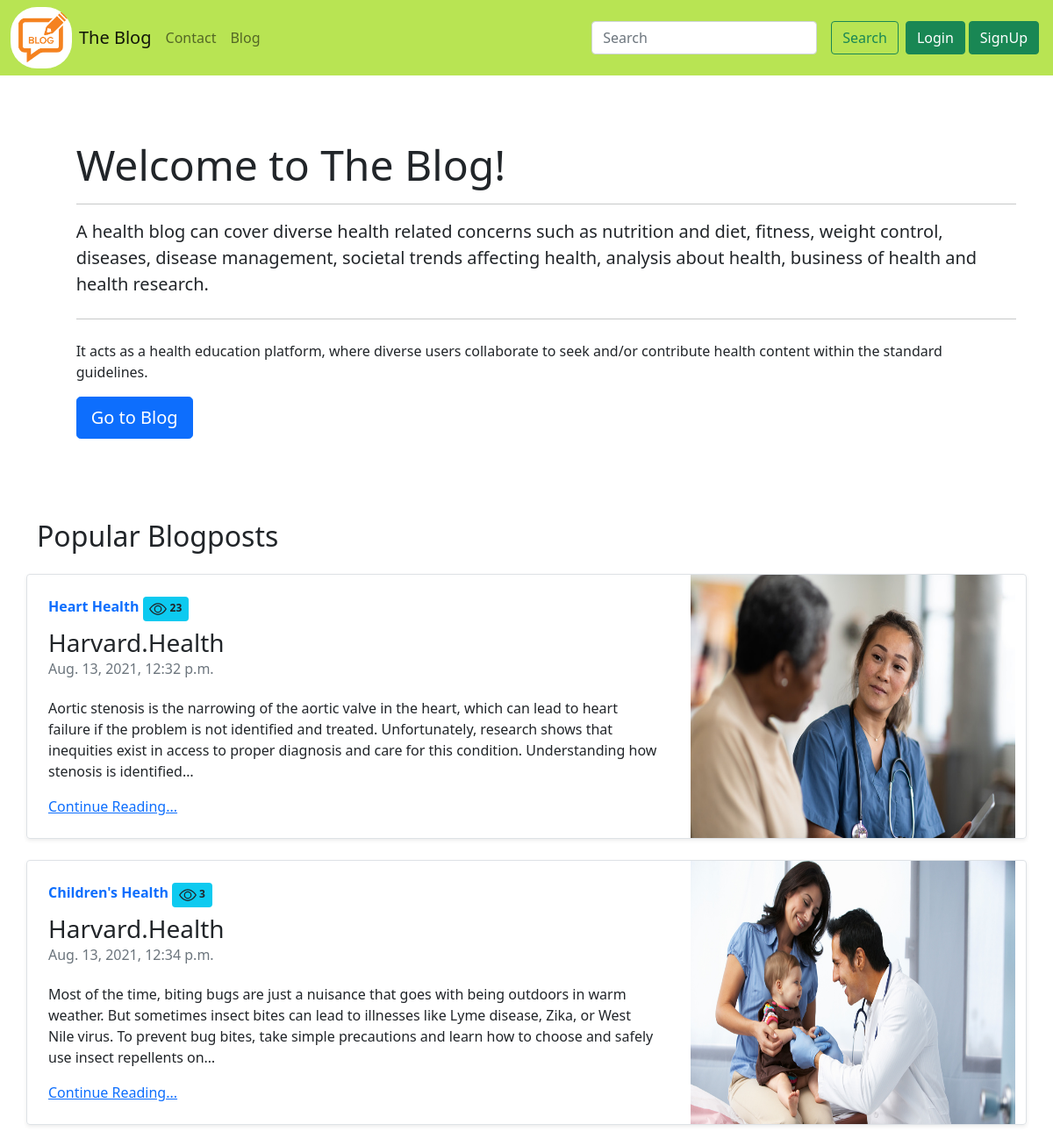
/, run on an earlier commit of the app's database.
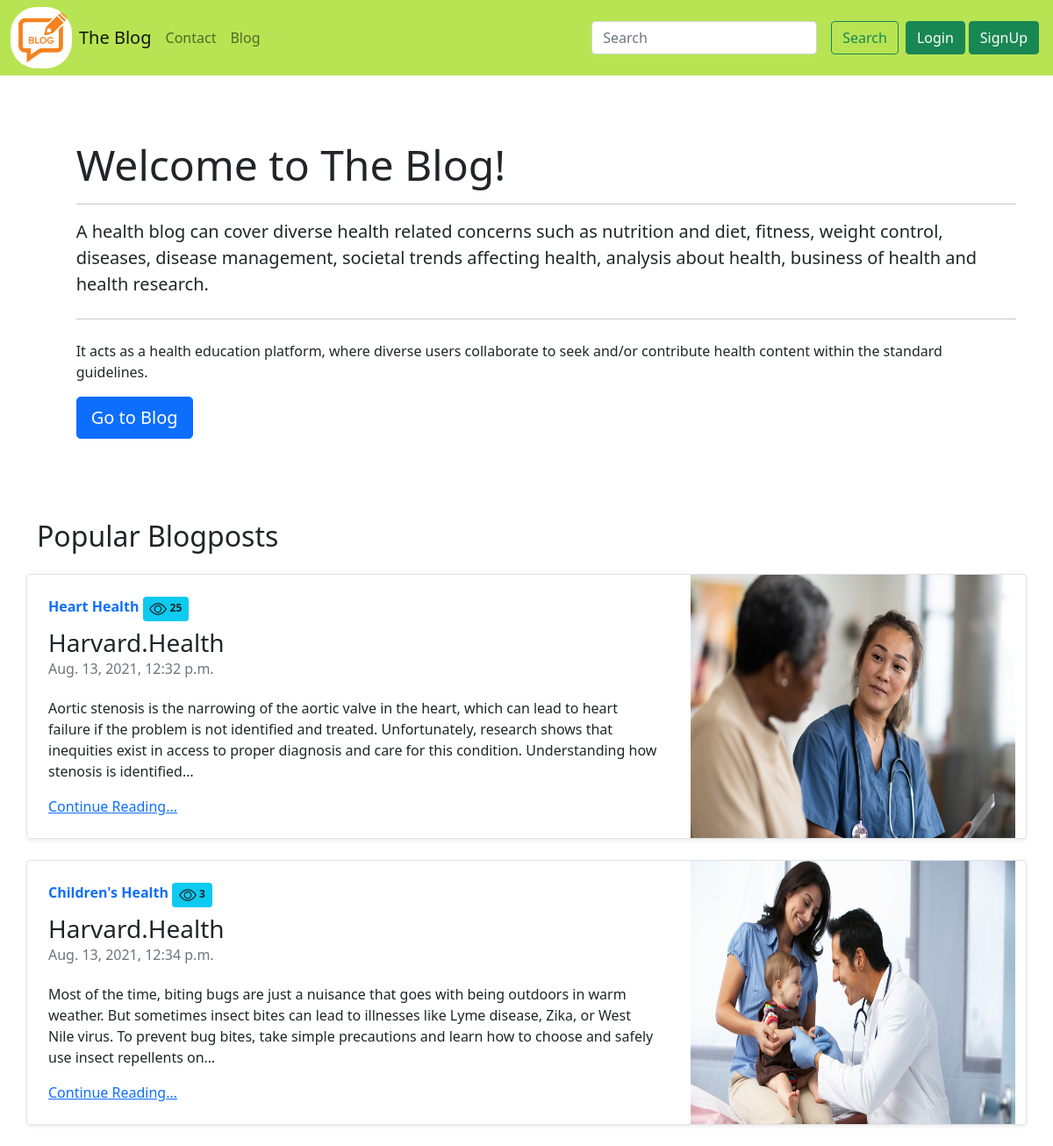
And on a later commit of the database.
### Blogger/models.py (models this page shows, shortened)
class Post(models.Model):
    sno = models.AutoField(primary_key=True)
    title = models.CharField(max_length=255)
    author = models.CharField(max_length=255)
    views = models.IntegerField(default=0)
    content = models.TextField()
    slug = models.SlugField(max_length=255, blank=True)
    timeStamp = models.DateTimeField(blank=True)
    image = models.ImageField(upload_to="Blogger/blog_img", default = "")

### Home/views.py (the view)
# urls.py: path('', views.blank, name='blank'),
def blank(request):
    allPosts = Post.objects.all().order_by('-views')
    context = {"allPosts":allPosts}
    return render(request,'Home/home.html',context)

### templates/home/home.html (shortened to what this page needs)
{% extends 'Home/basic.html' %}
{% block body %}
<div class="container my-3"
    style="background-color: white;padding-left: 1.5cm;padding-top: 1.5cm;padding-bottom: 2cm;">
    <div class="jumbotron">
        <h1 class="display-5">Welcome to The Blog!</h1>
        <hr>
        <p class="lead">A health blog can cover diverse health related concerns such as nutrition and diet, fitness, weight control, diseases, disease management, societal trends affecting health, analysis about health, business of health and health research.</p>
        <hr class="my-4">
        <p>It acts as a health education platform, where diverse users collaborate to seek and/or contribute health content within the standard guidelines.</p>
        <a class="btn btn-primary btn-lg" href="/blog" role="button">Go to Blog</a>
    </div>
</div>
<div class="container">
    <h2>Popular Blogposts</h2>
    {% for post in allPosts|slice:":2" %}
    <div
        class="row no-gutters border rounded overflow-hidden flex-md-row mb-4 shadow-sm h-md-250 my-4 position-relative">
        <div class="col p-4 d-flex flex-column position-static">
            <strong class="d-inline-block mb-2 text-primary">{{post.title}} <span
                    class="badge bg-info text-dark">  {{post.views}}</span></strong>
            <h3 class="mb-0">{{post.author}}</h3>
            <div class="mb-1 text-muted">{{post.timeStamp}}</div>
            <p class="card-text mb-auto">{{post.content|safe|truncatechars:300}}</p>
            <a href="/blog" class="stretched-link">Continue Reading...</a>
        </div>
        <div class="col-auto d-none d-lg-block">
        <img src="/media/{{post.image}}" height="300" min width = "370" alt="" srcset="">
        </div>
    </div>
    {% endfor %}
</div>
{% endblock body %}

What changed in the data, as far as the page shows it:
changed Post "Heart Health": views "23" → "25"
